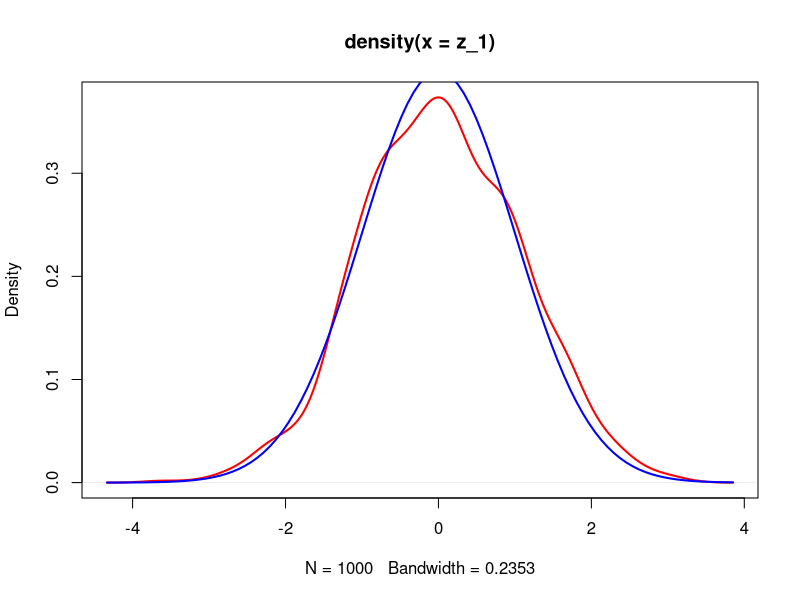
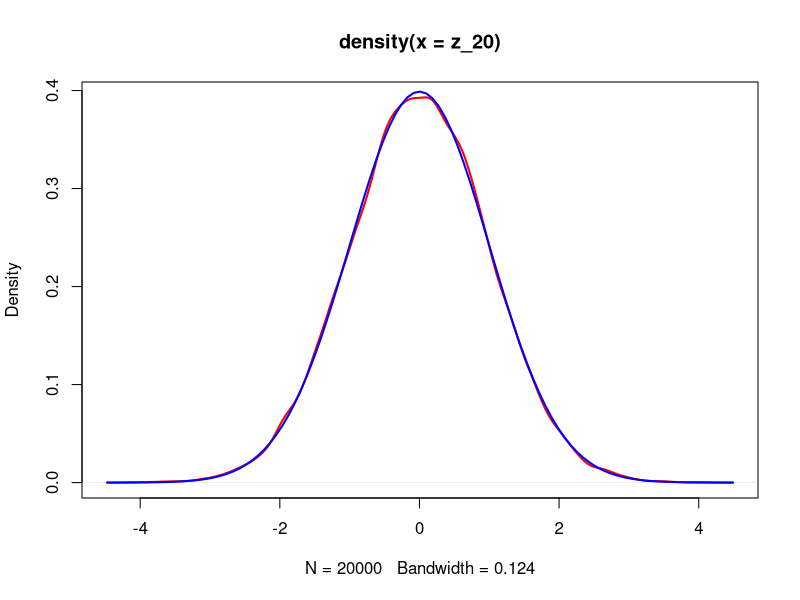
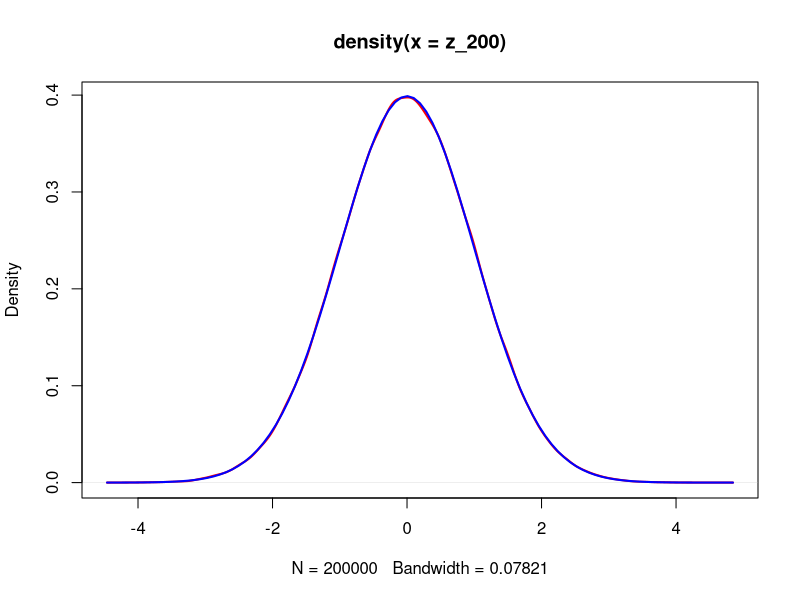
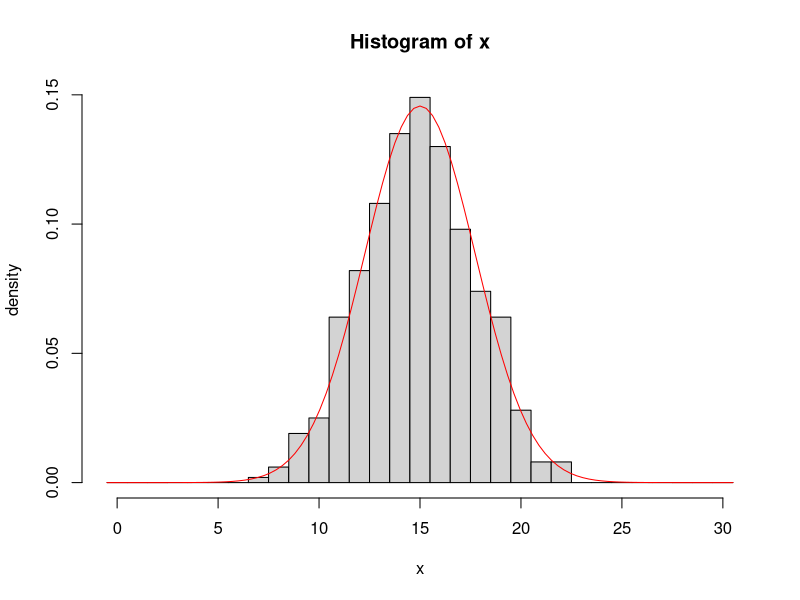
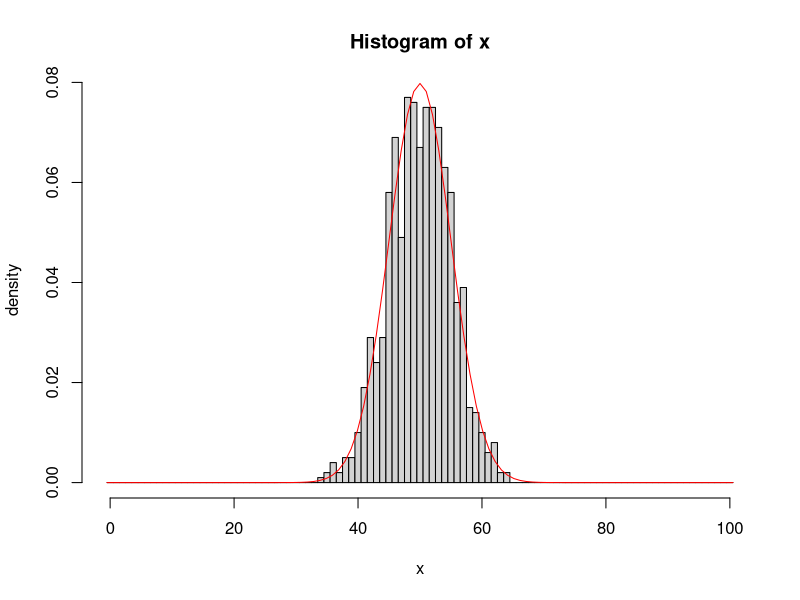
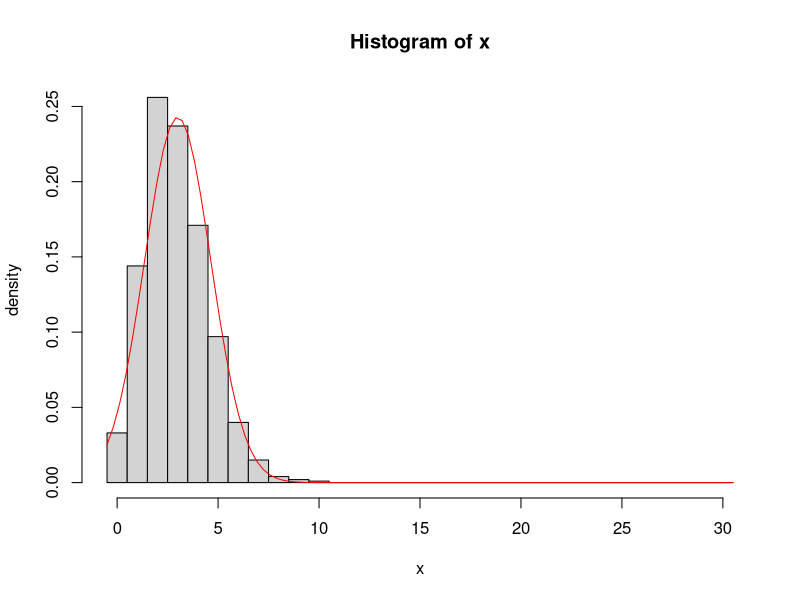
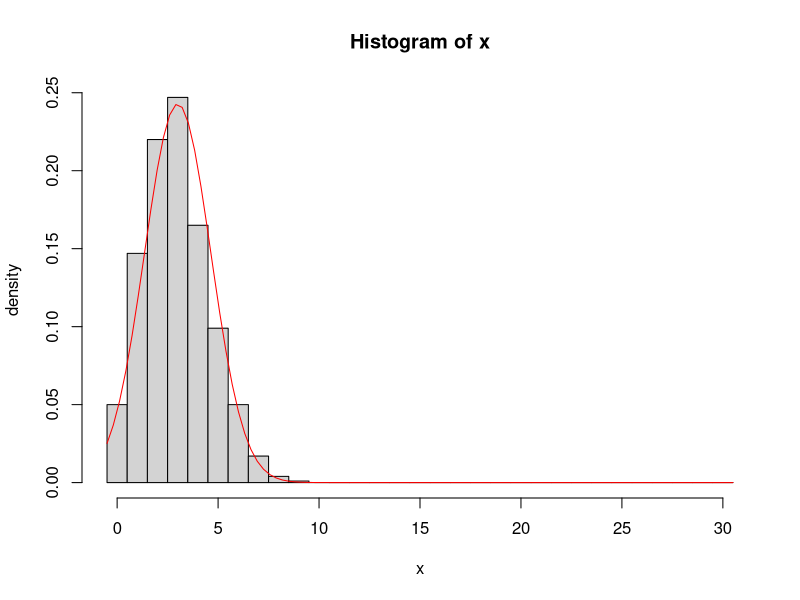
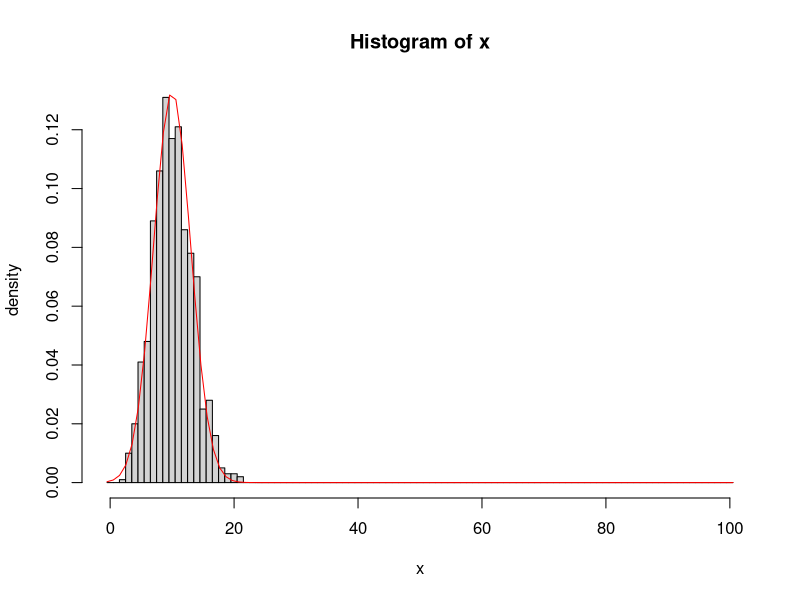

Recreate these plots in R, in order.
# a)
s_1 <- sum(rexp(1000, rate = 0.5))
s_20 <- sum(rexp(1000 * 20, rate = 0.5))
s_200 <- sum(rexp(1000 * 200, rate = 0.5))

z_1 <- (s_1 - 2) / sqrt(2)
z_20 <- (s_20 - 40) / sqrt(40)
z_200 <- (s_200 - 400) / sqrt(400)

cat(sprintf("S_1 = %.2f, Z_1 = %.2f\n", s_1, z_1))
cat(sprintf("S_20 = %.2f, Z_20 = %.2f\n", s_20, z_20))
cat(sprintf("S_200 = %.2f, Z_200 = %.2f\n", s_200, z_200))

# b)
z_1 <- rnorm(1000, mean = 0, sd = 1)
z_20 <- rnorm(1000 * 20, mean = 0, sd = 1)
z_200 <- rnorm(1000 * 200, mean = 0, sd = 1)

dens_1 <- density(z_1)
plot(dens_1, col = "red", lwd = 2)
curve(dnorm(x, mean = 0, sd = 1), add = TRUE, col = "blue", lwd = 2)

dens_20 <- density(z_20)
plot(dens_20, col = "red", lwd = 2)
curve(dnorm(x, mean = 0, sd = 1), add = TRUE, col = "blue", lwd = 2)

dens_200 <- density(z_200)
plot(dens_200, col = "red", lwd = 2)
curve(dnorm(x, mean = 0, sd = 1), add = TRUE, col = "blue", lwd = 2)

# c)
n <- 30
p <- 0.5
x <- rbinom(1000, n, p)
hist(x, breaks = seq(-0.5, n+0.5, by = 1), freq = FALSE, xlab = "x", ylab = "density")
curve(dnorm(x, mean = n*p, sd = sqrt(n*p*(1-p))), add = TRUE, col = "red")

n <- 100
p <- 0.5
x <- rbinom(1000, n, p)
hist(x, breaks = seq(-0.5, n+0.5, by = 1), freq = FALSE, xlab = "x", ylab = "density")
curve(dnorm(x, mean = n*p, sd = sqrt(n*p*(1-p))), add = TRUE, col = "red")

n <- 30
p <- 0.1
x <- rbinom(1000, n, p)
hist(x, breaks = seq(-0.5, n+0.5, by = 1), freq = FALSE, xlab = "x", ylab = "density")
curve(dnorm(x, mean = n*p, sd = sqrt(n*p*(1-p))), add = TRUE, col = "red")

n <- 30
p <- 0.1
x <- rbinom(1000, n, p)
hist(x, breaks = seq(-0.5, n+0.5, by = 1), freq = FALSE, xlab = "x", ylab = "density")
curve(dnorm(x, mean = n*p, sd = sqrt(n*p*(1-p))), add = TRUE, col = "red")

n <- 100
p <- 0.1
x <- rbinom(1000, n, p)
hist(x, breaks = seq(-0.5, n+0.5, by = 1), freq = FALSE, xlab = "x", ylab = "density")
curve(dnorm(x, mean = n*p, sd = sqrt(n*p*(1-p))), add = TRUE, col = "red")